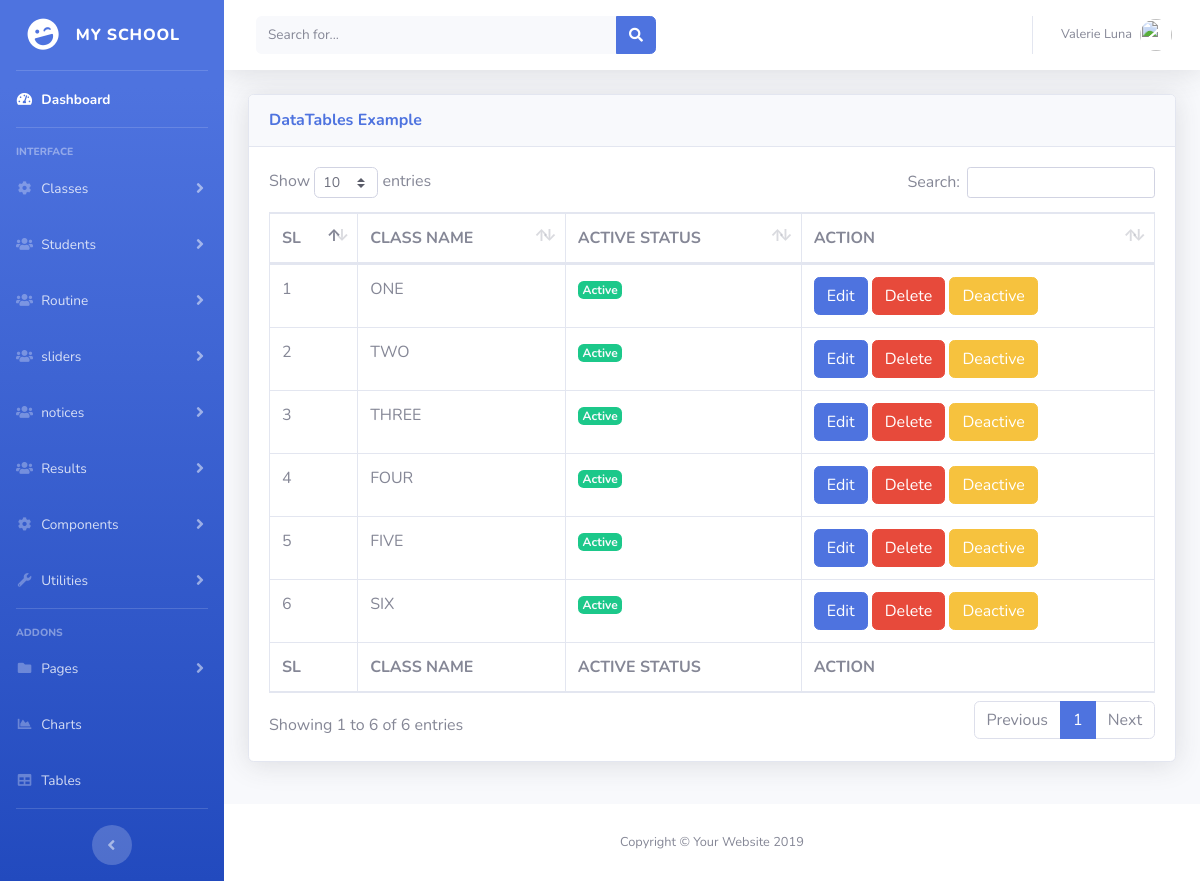
The app's page /adminpanel/all_class.php (signed in), older data.
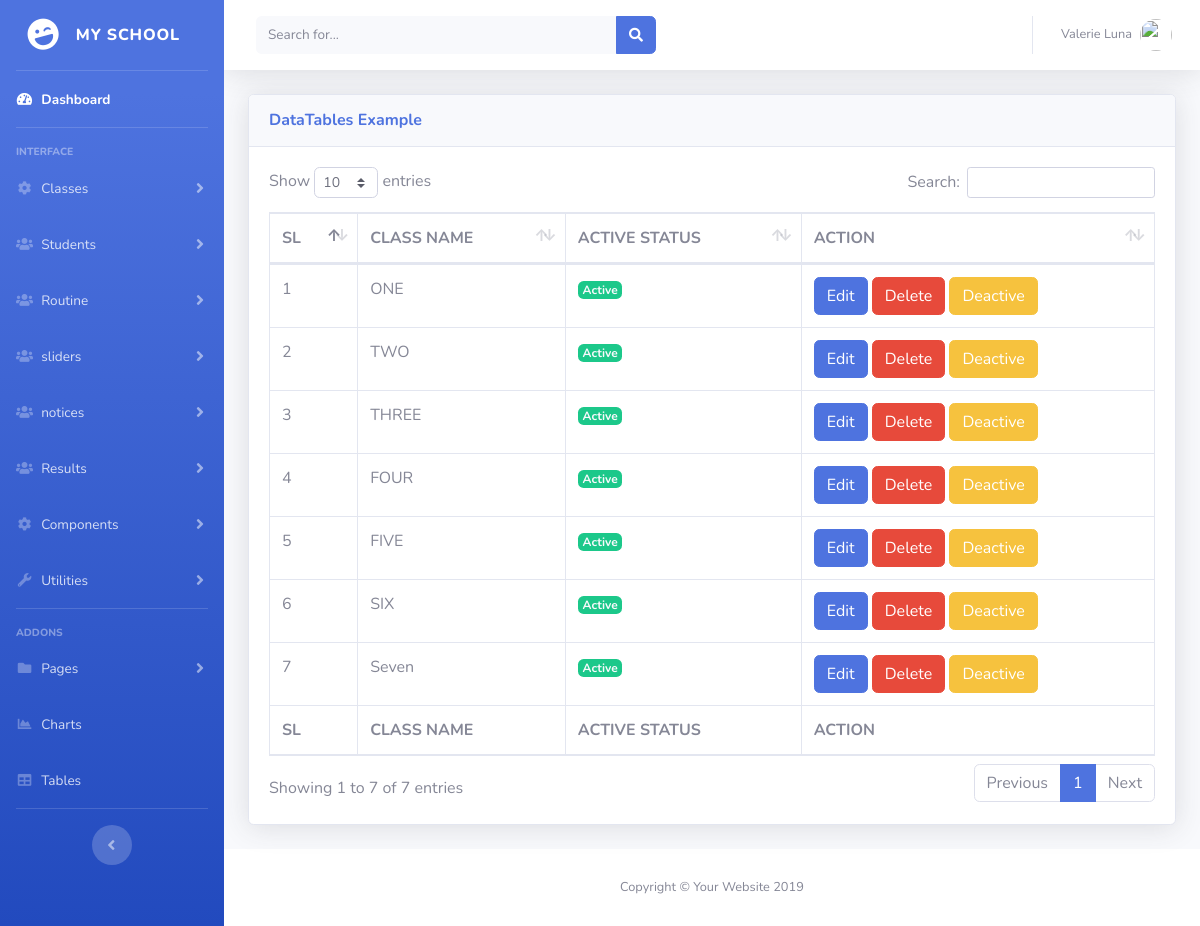
The same page, newer data.
### tables this page shows
CREATE TABLE `s_class` (
  `class_id` int(11) NOT NULL,
  `class_name` varchar(222) NOT NULL,
  `active_status` int(1) NOT NULL DEFAULT '1'
);

### adminpanel/all_class.php (the view, shortened to what this page needs)
<?php require('libs/header.php'); ?>
<body id="page-top">
  <div id="wrapper">
    <?php require('libs/sidebar.php'); ?>
    <div id="content-wrapper" class="d-flex flex-column">
      <div id="content">
        <nav class="navbar navbar-expand navbar-light bg-white topbar mb-4 static-top shadow">
          <form class="d-none d-sm-inline-block form-inline mr-auto ml-md-3 my-2 my-md-0 mw-100 navbar-search">
            <div class="input-group">
              <input type="text" class="form-control bg-light border-0 small" placeholder="Search for..." aria-label="Search" aria-describedby="basic-addon2">
              <div class="input-group-append">
                <button class="btn btn-primary" type="button">
                  <i class="fas fa-search fa-sm"></i>
                </button>
              </div>
            </div>
          </form>
          <ul class="navbar-nav ml-auto">
            <li class="nav-item dropdown no-arrow">
              <a class="nav-link dropdown-toggle" href="#" id="userDropdown" role="button" data-toggle="dropdown" aria-haspopup="true" aria-expanded="false">
                <span class="mr-2 d-none d-lg-inline text-gray-600 small">Valerie Luna</span>
                <img class="img-profile rounded-circle" src="https://source.unsplash.com/QAB-WJcbgJk/60x60">
              </a>
            </li>
          </ul>
        </nav>
        <div class="container-fluid">
          <div class="card shadow mb-4">
            <div class="card-header py-3">
              <h6 class="m-0 font-weight-bold text-primary">DataTables Example</h6>
            </div>
            <div class="card-body">
              <div class="table-responsive">
                <table class="table table-bordered" id="dataTable" width="100%" cellspacing="0">
                  <thead>
                    <tr>
                      <th>SL</th>
                      <th>CLASS NAME</th>
					  <th>ACTIVE STATUS</th>
                      <th>ACTION</th>
                    </tr>
                  </thead>
                  <tfoot>
                    <tr>
                      <th>SL</th>
                      <th>CLASS NAME</th>
                      <th>ACTIVE STATUS</th>
                      <th>ACTION</th>
                    </tr>
                  </tfoot>
                  <tbody>
					<?php
						require('../config.php');
						$sql = "SELECT * FROM s_class";
						$run = mysqli_query($con,$sql);
						$sl = 0;
						while($classes = mysqli_fetch_assoc($run)){
							$sl++;
					?>
						<tr>
							<td><?php echo $sl; ?></td>
							<td><?php echo $classes['class_name']; ?></td>
							<td>
								<span class="badge text-light <?php if($classes['active_status'] == 0){ echo 'bg-danger';}else{ echo 'bg-success';} ?>">
									<?php if($classes['active_status'] == 0){ echo 'Deactive';}else{ echo 'Active';} ?>
								</span>
							</td>
							<td>
								<a href="edit_class.php?c_id=<?php echo $classes['class_id']; ?>" class="btn btn-primary">
									Edit
								</a>
								<a href="delete_class.php?c_id=<?php echo $classes['class_id']; ?>" class="btn btn-danger">
									Delete
								</a>
								<?php
									$id = $classes['class_id'];
									if($classes['active_status'] == 1){
										?>
										<a href="class_deactive.php?c_id=<?php echo $id; ?>" class="btn btn-warning">Deactive</a>
										<?php
									}
									else{
										?>
											<a href="class_active.php?c_id=<?php echo $id; ?>" class="btn btn-success">Active</a>
										<?php
									}
								?>
							</td>
						</tr>
					<?php }?>
				  </tbody>
                </table>
              </div>
            </div>
          </div>
        </div>
      </div>
     <?php require('libs/footer.php'); ?>

Row changes from the older to the newer data that the page shows:
added s_class: class_name "Seven", active_status "Active"
Text that changed along with them:
text written by a page script: "Show entries Search: Showing 1 to 6 of 6 entries Previous 1 Next" → "Show entries Search: Showing 1 to 7 of 7 entries Previous 1 Next"
